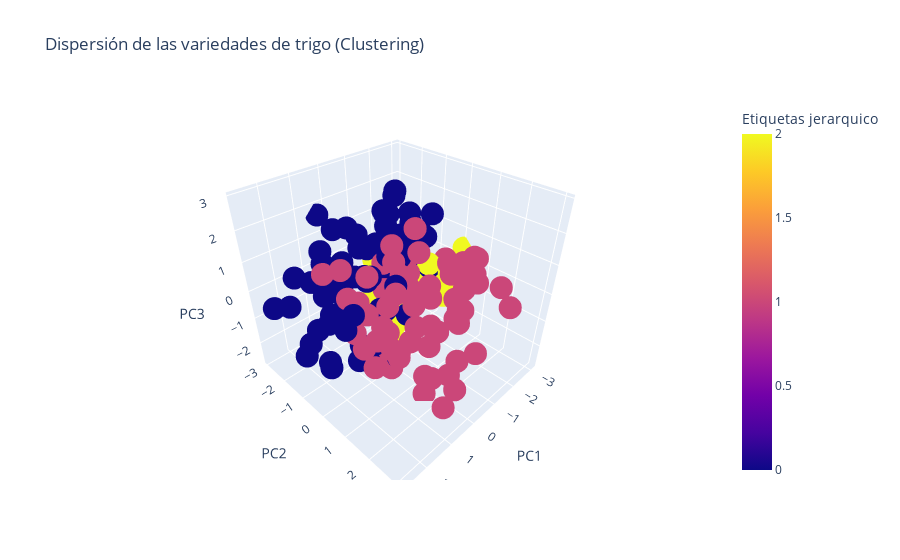

Notebook source saved alongside this figure:
### Code cell
fig = px.scatter_3d(df_clustering, x='PC1', y='PC2', z='PC3',
                    color='Etiquetas jerarquico',
                    title='Dispersión de las variedades de trigo (Clustering)')
fig.show()

### Figure 1 — Plotly figure (JSON) as saved in the notebook; plotly's stock layout.template omitted (floating-point values rounded to 4 significant figures; data arrays with more than 128 entries replaced by an {"elided": "..."} marker saying what was removed)
{"data": [{"hovertemplate": "PC1=%{x}<br>PC2=%{y}<br>PC3=%{z}<br>Etiquetas jerarquico=%{marker.color}<extra></extra>", "legendgroup": "", "marker": {"color": {"elided": "163 int values"}, "coloraxis": "coloraxis", "symbol": "circle"}, "mode": "markers", "name": "", "scene": "scene", "showlegend": false, "type": "scatter3d", "x": {"elided": "163 float values"}, "y": {"elided": "163 float values"}, "z": {"elided": "163 float values"}}], "layout": {"coloraxis": {"colorbar": {"title": {"text": "Etiquetas jerarquico"}}, "colorscale": [[0, "#0d0887"], [0.1111, "#46039f"], [0.2222, "#7201a8"], [0.3333, "#9c179e"], [0.4444, "#bd3786"], [0.5556, "#d8576b"], [0.6667, "#ed7953"], [0.7778, "#fb9f3a"], [0.8889, "#fdca26"], [1, "#f0f921"]]}, "legend": {"tracegroupgap": 0}, "scene": {"domain": {"x": [0, 1], "y": [0, 1]}, "xaxis": {"title": {"text": "PC1"}}, "yaxis": {"title": {"text": "PC2"}}, "zaxis": {"title": {"text": "PC3"}}}, "title": {"text": "Dispersión de las variedades de trigo (Clustering)"}}}
